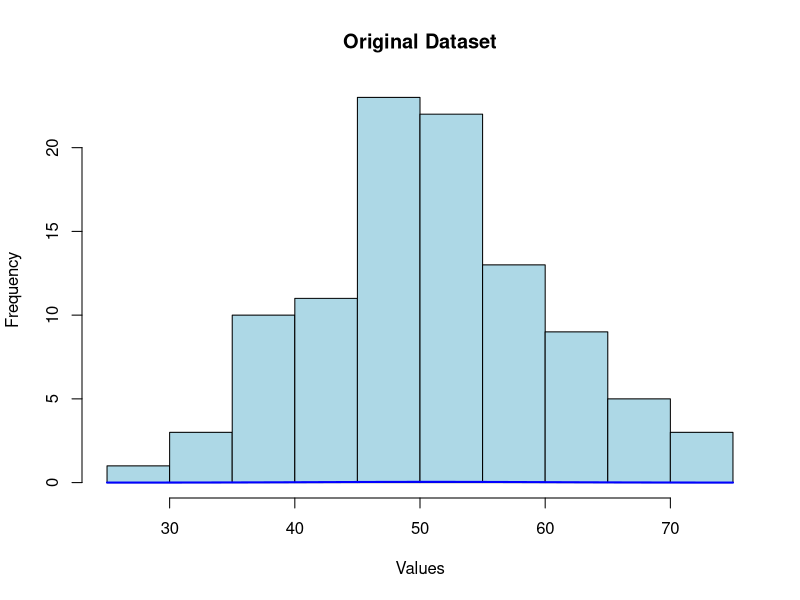
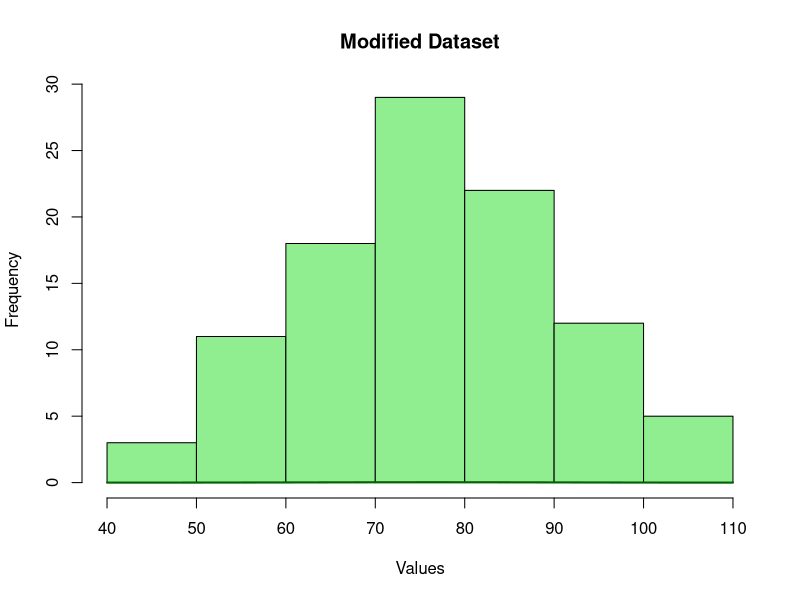

The R source for these figures, in order:
# Set a seed for reproducibility
set.seed(123)

# Create a dummy dataset with 100 numbers
data <- rnorm(100, mean = 50, sd = 10)

# Calculate the mean and standard deviation of the original dataset
original_mean <- mean(data)
original_sd <- sd(data)

# Print the original mean and standard deviation
cat("Original Mean:", original_mean, "\n")
cat("Original Standard Deviation:", original_sd, "\n")

# Create a slightly modified dataset with the same mean but increased standard deviation
modified_data <- data * 1.5

# Calculate the mean and standard deviation of the modified dataset
modified_mean <- mean(modified_data)
modified_sd <- sd(modified_data)

# Print the modified mean and standard deviation
cat("Modified Mean:", modified_mean, "\n")
cat("Modified Standard Deviation:", modified_sd, "\n")

# Plot the normal distribution of the original dataset
hist(data, main = "Original Dataset", xlab = "Values", ylab = "Frequency", col = "lightblue")
curve(dnorm(x, mean = original_mean, sd = original_sd), col = "blue", lwd = 2, add = TRUE)

# Plot the normal distribution of the modified dataset
hist(modified_data, main = "Modified Dataset", xlab = "Values", ylab = "Frequency", col = "lightgreen")
curve(dnorm(x, mean = modified_mean, sd = modified_sd), col = "darkgreen", lwd = 2, add = TRUE)
